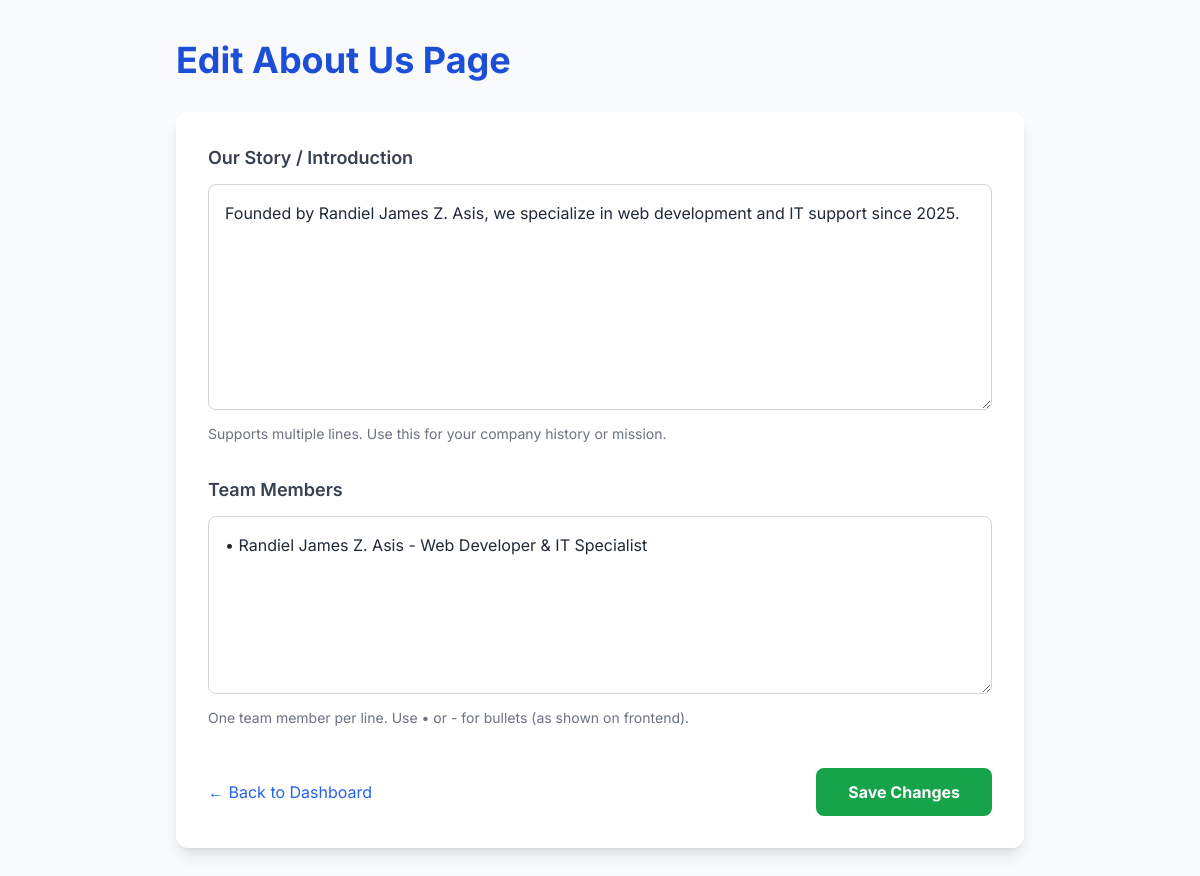
The app's page /admin/edit-about (signed in) with its own data.
### tables this page shows
CREATE TABLE page_content
                 (key TEXT PRIMARY KEY,
                  value TEXT NOT NULL);

### app.py (the view, shortened to what this page needs)
@app.route('/admin/edit-about', methods=['GET', 'POST'])
@login_required
def edit_about():
    return render_template('admin/edit_about.html',
                           about_story=get_content('about_story'),
                           about_team=get_content('about_team'))

### app.py (called while the page is built)
def get_content(key, default=""):
    conn = sqlite3.connect('blog.db')
    c = conn.cursor()
    c.execute("SELECT value FROM page_content WHERE key=?", (key,))
    result = c.fetchone()
    conn.close()
    return result[0] if result else default

def login_required(f):
    @wraps(f)
    def decorated(*args, **kwargs):
        if 'logged_in' not in session:
            return redirect(url_for('admin_login'))
        return f(*args, **kwargs)
    return decorated

### templates/admin/edit_about.html (shortened to what this page needs)
{% extends 'base.html' %}
{% block content %}
<div class="container mx-auto py-10 px-6 max-w-4xl">
    <h1 class="text-4xl font-bold mb-8 text-blue-700">Edit About Us Page</h1>
    <form method="POST" class="bg-white rounded-xl shadow-lg p-8">
        <div class="mb-8">
            <label class="block text-lg font-semibold mb-3 text-gray-700">Our Story / Introduction</label>
            <textarea name="story" rows="8"
                      class="w-full p-4 border border-gray-300 rounded-lg focus:outline-none focus:border-blue-500">{{ about_story }}</textarea>
            <p class="text-sm text-gray-500 mt-2">Supports multiple lines. Use this for your company history or mission.</p>
        </div>
        <div class="mb-10">
            <label class="block text-lg font-semibold mb-3 text-gray-700">Team Members</label>
            <textarea name="team" rows="6"
                      class="w-full p-4 border border-gray-300 rounded-lg focus:outline-none focus:border-blue-500">{{ about_team }}</textarea>
            <p class="text-sm text-gray-500 mt-2">One team member per line. Use • or - for bullets (as shown on frontend).</p>
        </div>
        <div class="flex justify-between items-center">
            <a href="/admin" class="text-blue-600 hover:underline">← Back to Dashboard</a>
            <button type="submit" class="bg-green-600 text-white font-bold py-3 px-8 rounded-lg hover:bg-green-700 transition">
                Save Changes
            </button>
        </div>
    </form>
</div>
{% endblock %}

### templates/base.html (style rules this page uses)
body { font-family: 'Inter', sans-serif; }

### records on screen
page_content: story "Founded by Randiel James Z. Asis, we specialize in web development and IT support since 2025."
page_content: team "• Randiel James Z. Asis - Web Developer & IT Specialist"
